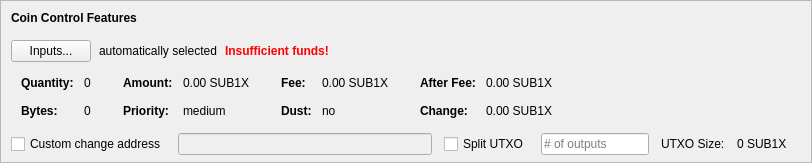
    <widget class="QFrame" name="frameCoinControl">
     <property name="sizePolicy">
      <sizepolicy hsizetype="Expanding" vsizetype="Expanding">
       <horstretch>0</horstretch>
       <verstretch>0</verstretch>
      </sizepolicy>
     </property>
     <property name="maximumSize">
      <size>
       <width>16777215</width>
       <height>16777215</height>
      </size>
     </property>
     <property name="frameShape">
      <enum>QFrame::StyledPanel</enum>
     </property>
     <property name="frameShadow">
      <enum>QFrame::Sunken</enum>
     </property>
     <layout class="QVBoxLayout" name="verticalLayoutCoinControl2">
      <property name="spacing">
       <number>0</number>
      </property>
      <property name="leftMargin">
       <number>0</number>
      </property>
      <property name="topMargin">
       <number>0</number>
      </property>
      <property name="rightMargin">
       <number>0</number>
      </property>
      <property name="bottomMargin">
       <number>6</number>
      </property>
      <item>
       <layout class="QVBoxLayout" name="verticalLayoutCoinControl" stretch="0,0,0,0,1">
        <property name="spacing">
         <number>0</number>
        </property>
        <property name="leftMargin">
         <number>10</number>
        </property>
        <property name="topMargin">
         <number>10</number>
        </property>
        <item>
         <layout class="QHBoxLayout" name="horizontalLayoutCoinControl1">
          <property name="bottomMargin">
           <number>15</number>
          </property>
          <item>
           <widget class="QLabel" name="labelCoinControlFeatures">
            <property name="sizePolicy">
             <sizepolicy hsizetype="Preferred" vsizetype="Maximum">
              <horstretch>0</horstretch>
              <verstretch>0</verstretch>
             </sizepolicy>
            </property>
            <property name="font">
             <font>
              <weight>75</weight>
              <bold>true</bold>
             </font>
            </property>
            <property name="styleSheet">
             <string notr="true">font-weight:bold;</string>
            </property>
            <property name="text">
             <string>Coin Control Features</string>
            </property>
           </widget>
          </item>
         </layout>
        </item>
        <item>
         <layout class="QHBoxLayout" name="horizontalLayoutCoinControl2" stretch="0,0,0,0">
          <property name="spacing">
           <number>8</number>
          </property>
          <property name="bottomMargin">
           <number>10</number>
          </property>
          <item>
           <widget class="QPushButton" name="pushButtonCoinControl">
            <property name="styleSheet">
             <string notr="true"/>
            </property>
            <property name="text">
             <string>Inputs...</string>
            </property>
            <property name="autoDefault">
             <bool>false</bool>
            </property>
           </widget>
          </item>
          <item>
           <widget class="QLabel" name="labelCoinControlAutomaticallySelected">
            <property name="text">
             <string>automatically selected</string>
            </property>
            <property name="margin">
             <number>5</number>
            </property>
           </widget>
          </item>
          <item>
           <widget class="QLabel" name="labelCoinControlInsuffFunds">
            <property name="font">
             <font>
              <weight>75</weight>
              <bold>true</bold>
             </font>
            </property>
            <property name="styleSheet">
             <string notr="true">color:red;font-weight:bold;</string>
            </property>
            <property name="text">
             <string>Insufficient funds!</string>
            </property>
            <property name="margin">
             <number>5</number>
            </property>
           </widget>
          </item>
          <item>
           <spacer name="horizontalSpacerCoinControl">
            <property name="orientation">
             <enum>Qt::Horizontal</enum>
            </property>
            <property name="sizeHint" stdset="0">
             <size>
              <width>40</width>
              <height>1</height>
             </size>
            </property>
           </spacer>
          </item>
         </layout>
        </item>
        <item>
         <widget class="QWidget" name="widgetCoinControl" native="true">
          <property name="sizePolicy">
           <sizepolicy hsizetype="Preferred" vsizetype="Preferred">
            <horstretch>0</horstretch>
            <verstretch>0</verstretch>
           </sizepolicy>
          </property>
          <property name="minimumSize">
           <size>
            <width>0</width>
            <height>0</height>
           </size>
          </property>
          <property name="styleSheet">
           <string notr="true"/>
          </property>
          <layout class="QHBoxLayout" name="horizontalLayoutCoinControl5">
           <property name="leftMargin">
            <number>0</number>
           </property>
           <property name="topMargin">
            <number>0</number>
           </property>
           <property name="rightMargin">
            <number>0</number>
           </property>
           <property name="bottomMargin">
            <number>0</number>
           </property>
           <item>
            <layout class="QHBoxLayout" name="horizontalLayoutCoinControl3" stretch="0,0,0,1">
             <property name="spacing">
              <number>20</number>
             </property>
             <property name="topMargin">
              <number>0</number>
             </property>
             <property name="bottomMargin">
              <number>10</number>
             </property>
             <item>
              <layout class="QFormLayout" name="formLayoutCoinControl1">
               <property name="horizontalSpacing">
                <number>10</number>
               </property>
               <property name="verticalSpacing">
                <number>14</number>
               </property>
               <property name="leftMargin">
                <number>10</number>
               </property>
               <property name="topMargin">
                <number>4</number>
               </property>
               <property name="rightMargin">
                <number>6</number>
               </property>
               <item row="0" column="0">
                <widget class="QLabel" name="labelCoinControlQuantityText">
                 <property name="font">
                  <font>
                   <weight>75</weight>
                   <bold>true</bold>
                  </font>
                 </property>
                 <property name="text">
                  <string>Quantity:</string>
                 </property>
                 <property name="margin">
                  <number>0</number>
                 </property>
                </widget>
               </item>
               <item row="0" column="1">
                <widget class="QLabel" name="labelCoinControlQuantity">
                 <property name="cursor">
                  <cursorShape>IBeamCursor</cursorShape>
                 </property>
                 <property name="contextMenuPolicy">
                  <enum>Qt::ActionsContextMenu</enum>
                 </property>
                 <property name="text">
                  <string notr="true">0</string>
                 </property>
                 <property name="margin">
                  <number>0</number>
                 </property>
                 <property name="textInteractionFlags">
                  <set>Qt::LinksAccessibleByMouse|Qt::TextSelectableByKeyboard|Qt::TextSelectableByMouse</set>
                 </property>
                </widget>
               </item>
               <item row="1" column="0">
                <widget class="QLabel" name="labelCoinControlBytesText">
                 <property name="font">
                  <font>
                   <weight>75</weight>
                   <bold>true</bold>
                  </font>
                 </property>
                 <property name="text">
                  <string>Bytes:</string>
                 </property>
                </widget>
               </item>
               <item row="1" column="1">
                <widget class="QLabel" name="labelCoinControlBytes">
                 <property name="cursor">
                  <cursorShape>IBeamCursor</cursorShape>
                 </property>
                 <property name="contextMenuPolicy">
                  <enum>Qt::ActionsContextMenu</enum>
                 </property>
                 <property name="text">
                  <string notr="true">0</string>
                 </property>
                 <property name="textInteractionFlags">
                  <set>Qt::LinksAccessibleByMouse|Qt::TextSelectableByKeyboard|Qt::TextSelectableByMouse</set>
                 </property>
                </widget>
               </item>
              </layout>
             </item>
             <item>
              <layout class="QFormLayout" name="formLayoutCoinControl2">
               <property name="horizontalSpacing">
                <number>10</number>
               </property>
               <property name="verticalSpacing">
                <number>14</number>
               </property>
               <property name="leftMargin">
                <number>6</number>
               </property>
               <property name="topMargin">
                <number>4</number>
               </property>
               <property name="rightMargin">
                <number>6</number>
               </property>
               <item row="0" column="0">
                <widget class="QLabel" name="labelCoinControlAmountText">
                 <property name="font">
                  <font>
                   <weight>75</weight>
                   <bold>true</bold>
                  </font>
                 </property>
                 <property name="text">
                  <string>Amount:</string>
                 </property>
                 <property name="margin">
                  <number>0</number>
                 </property>
                </widget>
               </item>
               <item row="0" column="1">
                <widget class="QLabel" name="labelCoinControlAmount">
                 <property name="cursor">
                  <cursorShape>IBeamCursor</cursorShape>
                 </property>
                 <property name="contextMenuPolicy">
                  <enum>Qt::ActionsContextMenu</enum>
                 </property>
                 <property name="text">
                  <string notr="true">0.00 SUB1X</string>
                 </property>
                 <property name="textInteractionFlags">
                  <set>Qt::LinksAccessibleByMouse|Qt::TextSelectableByKeyboard|Qt::TextSelectableByMouse</set>
                 </property>
                </widget>
               </item>
               <item row="1" column="0">
                <widget class="QLabel" name="labelCoinControlPriorityText">
                 <property name="font">
                  <font>
                   <weight>75</weight>
                   <bold>true</bold>
                  </font>
                 </property>
                 <property name="text">
                  <string>Priority:</string>
                 </property>
                </widget>
               </item>
               <item row="1" column="1">
                <widget class="QLabel" name="labelCoinControlPriority">
                 <property name="cursor">
                  <cursorShape>IBeamCursor</cursorShape>
                 </property>
                 <property name="contextMenuPolicy">
                  <enum>Qt::ActionsContextMenu</enum>
                 </property>
                 <property name="text">
                  <string>medium</string>
                 </property>
                 <property name="textInteractionFlags">
                  <set>Qt::LinksAccessibleByMouse|Qt::TextSelectableByKeyboard|Qt::TextSelectableByMouse</set>
                 </property>
                </widget>
               </item>
              </layout>
             </item>
             <item>
              <layout class="QFormLayout" name="formLayoutCoinControl3">
               <property name="horizontalSpacing">
                <number>10</number>
               </property>
               <property name="verticalSpacing">
                <number>14</number>
               </property>
               <property name="leftMargin">
                <number>6</number>
               </property>
               <property name="topMargin">
                <number>4</number>
               </property>
               <property name="rightMargin">
                <number>6</number>
               </property>
               <item row="0" column="0">
                <widget class="QLabel" name="labelCoinControlFeeText">
                 <property name="font">
                  <font>
                   <weight>75</weight>
                   <bold>true</bold>
                  </font>
                 </property>
                 <property name="text">
                  <string>Fee:</string>
                 </property>
                 <property name="margin">
                  <number>0</number>
                 </property>
                </widget>
               </item>
               <item row="0" column="1">
                <widget class="QLabel" name="labelCoinControlFee">
                 <property name="cursor">
                  <cursorShape>IBeamCursor</cursorShape>
                 </property>
                 <property name="contextMenuPolicy">
                  <enum>Qt::ActionsContextMenu</enum>
                 </property>
                 <property name="text">
                  <string notr="true">0.00 SUB1X</string>
                 </property>
                 <property name="textInteractionFlags">
                  <set>Qt::LinksAccessibleByMouse|Qt::TextSelectableByKeyboard|Qt::TextSelectableByMouse</set>
                 </property>
                </widget>
               </item>
               <item row="1" column="0">
                <widget class="QLabel" name="labelCoinControlLowOutputText">
                 <property name="font">
                  <font>
                   <weight>75</weight>
                   <bold>true</bold>
                  </font>
                 </property>
                 <property name="text">
                  <string>Dust:</string>
                 </property>
                </widget>
               </item>
               <item row="1" column="1">
                <widget class="QLabel" name="labelCoinControlLowOutput">
                 <property name="cursor">
                  <cursorShape>IBeamCursor</cursorShape>
                 </property>
                 <property name="contextMenuPolicy">
                  <enum>Qt::ActionsContextMenu</enum>
                 </property>
                 <property name="text">
                  <string>no</string>
                 </property>
                 <property name="textInteractionFlags">
                  <set>Qt::LinksAccessibleByMouse|Qt::TextSelectableByKeyboard|Qt::TextSelectableByMouse</set>
                 </property>
                </widget>
               </item>
              </layout>
             </item>
             <item>
              <layout class="QFormLayout" name="formLayoutCoinControl4">
               <property name="horizontalSpacing">
                <number>10</number>
               </property>
               <property name="verticalSpacing">
                <number>14</number>
               </property>
               <property name="leftMargin">
                <number>6</number>
               </property>
               <property name="topMargin">
                <number>4</number>
               </property>
               <property name="rightMargin">
                <number>6</number>
               </property>
               <item row="0" column="0">
                <widget class="QLabel" name="labelCoinControlAfterFeeText">
                 <property name="font">
                  <font>
                   <weight>75</weight>
                   <bold>true</bold>
                  </font>
                 </property>
                 <property name="text">
                  <string>After Fee:</string>
                 </property>
                 <property name="margin">
                  <number>0</number>
                 </property>
                </widget>
               </item>
               <item row="0" column="1">
                <widget class="QLabel" name="labelCoinControlAfterFee">
                 <property name="cursor">
                  <cursorShape>IBeamCursor</cursorShape>
                 </property>
                 <property name="contextMenuPolicy">
                  <enum>Qt::ActionsContextMenu</enum>
                 </property>
                 <property name="text">
                  <string notr="true">0.00 SUB1X</string>
                 </property>
                 <property name="textInteractionFlags">
                  <set>Qt::LinksAccessibleByMouse|Qt::TextSelectableByKeyboard|Qt::TextSelectableByMouse</set>
                 </property>
                </widget>
               </item>
               <item row="1" column="0">
                <widget class="QLabel" name="labelCoinControlChangeText">
                 <property name="font">
                  <font>
                   <weight>75</weight>
                   <bold>true</bold>
                  </font>
                 </property>
                 <property name="text">
                  <string>Change:</string>
                 </property>
                </widget>
               </item>
               <item row="1" column="1">
                <widget class="QLabel" name="labelCoinControlChange">
                 <property name="cursor">
                  <cursorShape>IBeamCursor</cursorShape>
                 </property>
                 <property name="contextMenuPolicy">
                  <enum>Qt::ActionsContextMenu</enum>
                 </property>
                 <property name="text">
                  <string notr="true">0.00 SUB1X</string>
                 </property>
                 <property name="textInteractionFlags">
                  <set>Qt::LinksAccessibleByMouse|Qt::TextSelectableByKeyboard|Qt::TextSelectableByMouse</set>
                 </property>
                </widget>
               </item>
              </layout>
             </item>
            </layout>
           </item>
          </layout>
         </widget>
        </item>
        <item>
         <layout class="QHBoxLayout" name="horizontalLayoutCoinControl4" stretch="0,0,0,0,0,0,0">
          <property name="spacing">
           <number>12</number>
          </property>
          <property name="sizeConstraint">
           <enum>QLayout::SetDefaultConstraint</enum>
          </property>
          <property name="topMargin">
           <number>5</number>
          </property>
          <property name="rightMargin">
           <number>5</number>
          </property>
          <item>
           <widget class="QCheckBox" name="checkBoxCoinControlChange">
            <property name="toolTip">
             <string>If this is activated, but the change address is empty or invalid, change will be sent to a newly generated address.</string>
            </property>
            <property name="text">
             <string>Custom change address</string>
            </property>
           </widget>
          </item>
          <item>
           <widget class="QValidatedLineEdit" name="lineEditCoinControlChange">
            <property name="enabled">
             <bool>false</bool>
            </property>
            <property name="sizePolicy">
             <sizepolicy hsizetype="Expanding" vsizetype="Fixed">
              <horstretch>0</horstretch>
              <verstretch>0</verstretch>
             </sizepolicy>
            </property>
           </widget>
          </item>
          <item>
           <widget class="QCheckBox" name="splitBlockCheckBox">
            <property name="text">
             <string>Split UTXO</string>
            </property>
           </widget>
          </item>
          <item>
           <widget class="QLineEdit" name="splitBlockLineEdit">
            <property name="sizePolicy">
             <sizepolicy hsizetype="Fixed" vsizetype="Fixed">
              <horstretch>50</horstretch>
              <verstretch>0</verstretch>
             </sizepolicy>
            </property>
            <property name="placeholderText">
             <string># of outputs</string>
            </property>
           </widget>
          </item>
          <item>
           <widget class="QLabel" name="labelBlockSizeText">
            <property name="text">
             <string>UTXO Size:</string>
            </property>
           </widget>
          </item>
          <item>
           <widget class="QLabel" name="labelBlockSize">
            <property name="text">
             <string>0 SUB1X</string>
            </property>
           </widget>
          </item>
          <item>
           <widget class="QLabel" name="labelCoinControlChangeLabel">
            <property name="sizePolicy">
             <sizepolicy hsizetype="Preferred" vsizetype="Expanding">
              <horstretch>0</horstretch>
              <verstretch>0</verstretch>
             </sizepolicy>
            </property>
            <property name="minimumSize">
             <size>
              <width>0</width>
              <height>0</height>
             </size>
            </property>
            <property name="text">
             <string/>
            </property>
            <property name="margin">
             <number>3</number>
            </property>
           </widget>
          </item>
         </layout>
        </item>
        <item>
         <spacer name="verticalSpacerCoinControl">
          <property name="orientation">
           <enum>Qt::Vertical</enum>
          </property>
          <property name="sizeHint" stdset="0">
           <size>
            <width>800</width>
            <height>1</height>
           </size>
          </property>
         </spacer>
        </item>
       </layout>
      </item>
     </layout>
    </widget>
